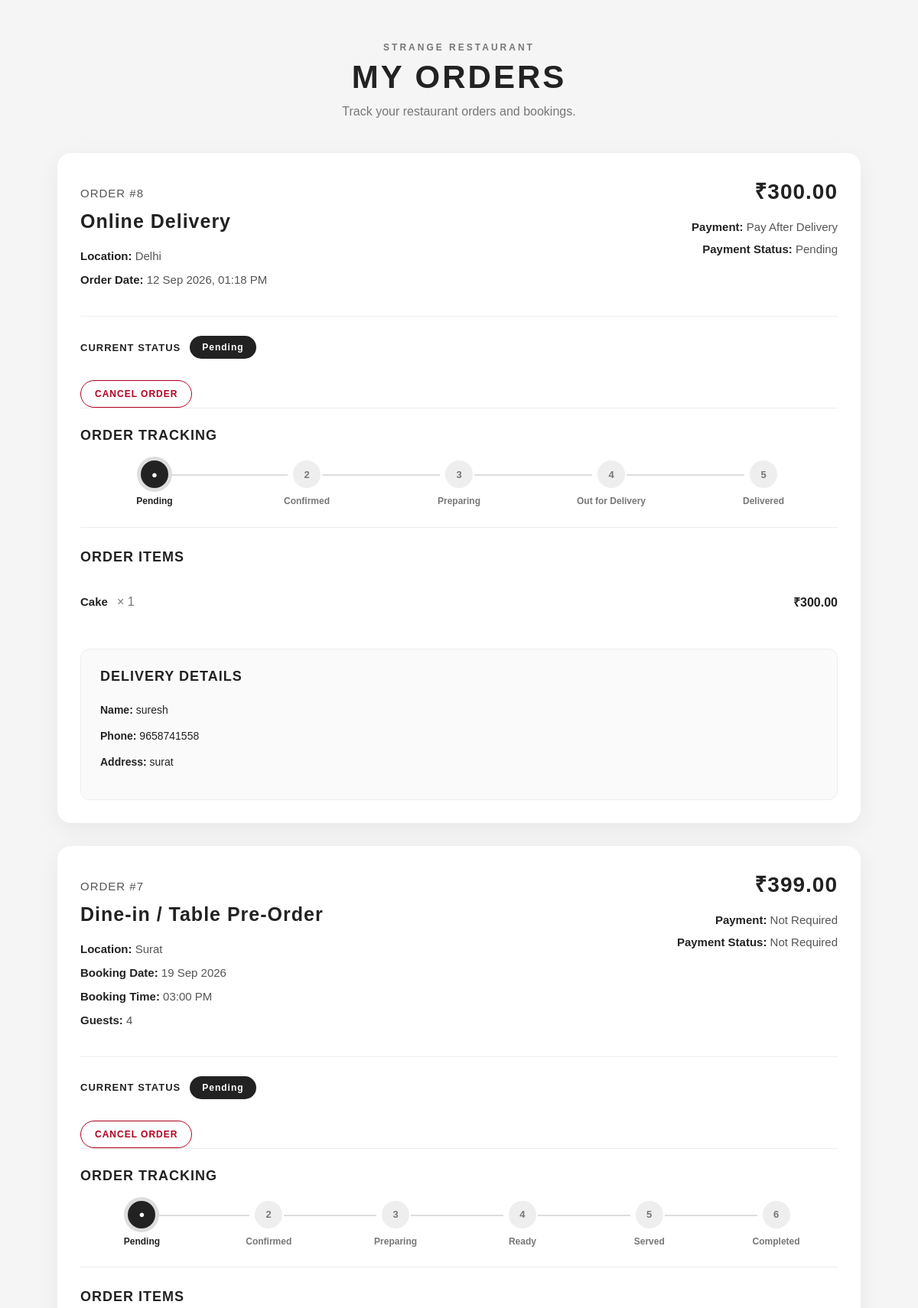
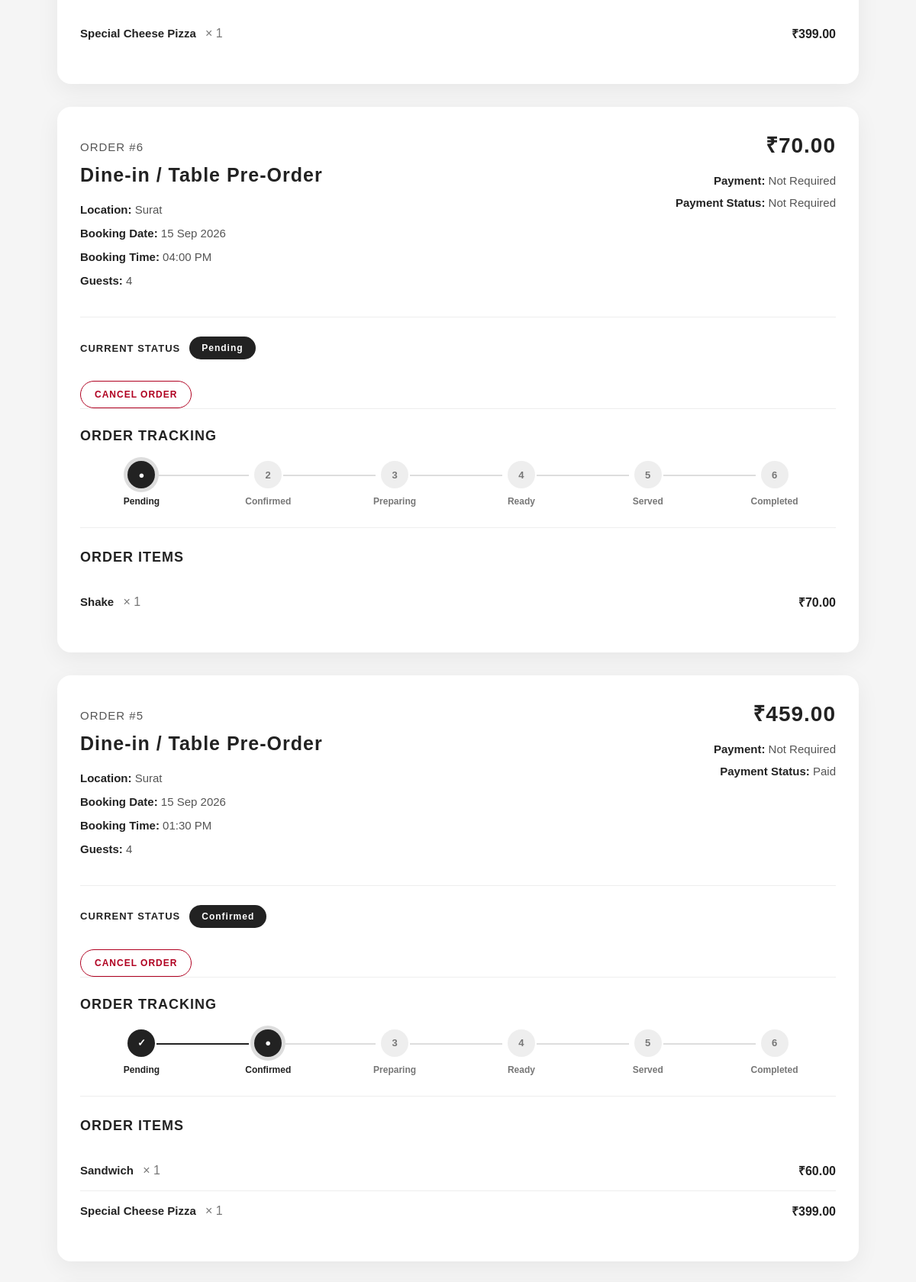
Screenshot of /orders/my-orders/ (signed in, upper part) with the database file from the repository (2 pictures, top to bottom).
### orders/models.py (models this page shows, shortened)
class Order(models.Model):
    ORDER_TYPE_CHOICES = [
        ('DINE_IN', 'Dine-in / Table Pre-Order'),
        ('DELIVERY', 'Online Delivery'),
    ]
    PAYMENT_METHOD_CHOICES = [
        ('ONLINE', 'Pay Online'),
        ('COD', 'Pay After Delivery'),
    ]
    PAYMENT_STATUS_CHOICES = [
        ('NOT_REQUIRED', 'Not Required'),
        ('PENDING', 'Pending'),
        ('PAID', 'Paid'),
    ]
    DELIVERY_STATUS_CHOICES = [
        ('Pending', 'Pending'),
        ('Confirmed', 'Confirmed'),
        ('Preparing', 'Preparing'),
        ('Out for Delivery', 'Out for Delivery'),
        ('Delivered', 'Delivered'),
        ('Cancelled', 'Cancelled'),
    ]
    DINE_IN_STATUS_CHOICES = [
        ('Pending', 'Pending'),
        ('Confirmed', 'Confirmed'),
        ('Preparing', 'Preparing'),
        ('Ready', 'Ready'),
        ('Served', 'Served'),
        ('Completed', 'Completed'),
        ('Cancelled', 'Cancelled'),
    ]
    user = models.ForeignKey(
        User,
        on_delete=models.CASCADE
    )
    booking = models.ForeignKey(
        Booking,
        on_delete=models.SET_NULL,
        null=True,
        blank=True,
        related_name='orders'
    )
    order_type = models.CharField(
        max_length=20,
        choices=ORDER_TYPE_CHOICES
    )
    location = models.CharField(
        max_length=20
    )
    total_amount = models.DecimalField(
        max_digits=10,
        decimal_places=2,
        default=0
    )
    payment_method = models.CharField(
        max_length=20,
        choices=PAYMENT_METHOD_CHOICES,
        blank=True,
        null=True
    )
    payment_status = models.CharField(
        max_length=20,
        choices=PAYMENT_STATUS_CHOICES,
        default='NOT_REQUIRED'
    )
    full_name = models.CharField(
        max_length=150,
        blank=True,
        null=True
    )
    phone = models.CharField(
        max_length=20,
        blank=True,
        null=True
    )
    delivery_address = models.TextField(
        blank=True,
        null=True
    )
    status = models.CharField(
        max_length=30,
        default='Pending'
    )
    created_at = models.DateTimeField(
        auto_now_add=True
    )

class OrderItem(models.Model):
    order = models.ForeignKey(
        Order,
        on_delete=models.CASCADE,
        related_name='items'
    )
    menu_item = models.ForeignKey(
        MenuItem,
        on_delete=models.SET_NULL,
        null=True
    )
    quantity = models.PositiveIntegerField(
        default=1
    )
    price = models.DecimalField(
        max_digits=8,
        decimal_places=2
    )

### menu/models.py (models this page shows, shortened)
class MenuItem(models.Model):
    CATEGORY_CHOICES = [
        ('Starter', 'Starter'),
        ('Main Course', 'Main Course'),
        ('Dessert', 'Dessert'),
        ('Drinks', 'Drinks'),
    ]
    LOCATION_CHOICES = [
        ('surat', 'Surat'),
        ('delhi', 'Delhi'),
        ('pune', 'Pune'),
    ]
    name = models.CharField(max_length=150)
    description = models.TextField(
        blank=True
    )
    price = models.DecimalField(
        max_digits=8,
        decimal_places=2
    )
    category = models.CharField(
        max_length=50,
        choices=CATEGORY_CHOICES
    )
    location = models.CharField(
        max_length=20,
        choices=LOCATION_CHOICES
    )
    image = models.ImageField(
        upload_to='menu/',
        blank=True,
        null=True
    )
    is_available = models.BooleanField(
        default=True
    )
    created_at = models.DateTimeField(
        auto_now_add=True
    )

### booking/models.py (models this page shows, shortened)
class Booking(models.Model):
    user = models.ForeignKey(
        User,
        on_delete=models.CASCADE
    )
    location = models.CharField(max_length=100)
    table = models.ForeignKey(
        Table,
        on_delete=models.SET_NULL,
        null=True,
        blank=True
    )
    date = models.DateField()
    time = models.TimeField()
    guests = models.IntegerField()
    status = models.CharField(
        max_length=20,
        choices=[
            ('Pending', 'Pending'),
            ('Confirmed', 'Confirmed'),
            ('Cancelled', 'Cancelled'),
        ],
        default='Pending'
    )
    created_at = models.DateTimeField(
        auto_now_add=True
    )

### orders/views.py (the view)
# urls.py: path('my-orders/', my_orders, name='my_orders'),
@login_required
def my_orders(request):
    orders = (
        Order.objects
        .filter(user=request.user)
        .select_related('booking')
        .prefetch_related('items__menu_item')
        .order_by('-created_at')
    )
    for order in orders:
        if order.order_type == 'DELIVERY':
            tracking_names = [
                'Pending',
                'Confirmed',
                'Preparing',
                'Out for Delivery',
                'Delivered',
            ]
        else:
            tracking_names = [
                'Pending',
                'Confirmed',
                'Preparing',
                'Ready',
                'Served',
                'Completed',
            ]
        tracking_steps = []
        if order.status == 'Cancelled':
            tracking_steps.append({
                'name': 'Cancelled',
                'state': 'cancelled',
            })
        else:
            try:
                current_index = tracking_names.index(order.status)
            except ValueError:
                current_index = 0
            for index, step_name in enumerate(tracking_names):
                if index < current_index:
                    state = 'completed'
                elif index == current_index:
                    state = 'current'
                else:
                    state = 'upcoming'
                tracking_steps.append({
                    'name': step_name,
                    'state': state,
                })
        order.tracking_steps = tracking_steps
    return render(
        request,
        'orders/my_orders.html',
        {
            'orders': orders,
        }
    )

### orders/templates/orders/my_orders.html (shortened to what this page needs)
{% load static %}
<!DOCTYPE html>
<html lang="en">
<head>
    <link
        rel="stylesheet"
        href="{% static 'orders/css/style.css' %}"
    >
</head>
<body>
<div class="cart-page">
    <header class="cart-header">
        <p class="page-label">
            STRANGE RESTAURANT
        </p>
        <h1>
            MY ORDERS
        </h1>
        <p>
            Track your restaurant orders and bookings.
        </p>
    </header>
    {% if orders %}
        {% for order in orders %}
            <div class="order-card">
                <div class="order-top">
                    <div>
                        <p class="order-number">
                            ORDER #{{ order.id }}
                        </p>
                        <h2>
                            {{ order.get_order_type_display }}
                        </h2>
                        <p>
                            <strong>Location:</strong>
                            {{ order.location|title }}
                        </p>
                        {% if order.booking %}
                            <p>
                                <strong>Booking Date:</strong>
                                {{ order.booking.date|date:"d M Y" }}
                            </p>
                            <p>
                                <strong>Booking Time:</strong>
                                {{ order.booking.time|time:"h:i A" }}
                            </p>
                            <p>
                                <strong>Guests:</strong>
                                {{ order.booking.guests }}
                            </p>
                        {% else %}
                            <p>
                                <strong>Order Date:</strong>
                                {{ order.created_at|date:"d M Y, h:i A" }}
                            </p>
                        {% endif %}
                    </div>
                    <div class="order-price">
                        <h2>
                            ₹{{ order.total_amount|floatformat:2 }}
                        </h2>
                        {% if order.payment_method %}
                            <p>
                                <strong>Payment:</strong>
                                {{ order.get_payment_method_display }}
                            </p>
                        {% else %}
                            <p>
                                <strong>Payment:</strong>
                                Not Required
                            </p>
                        {% endif %}
                        <p>
                            <strong>Payment Status:</strong>
                            {{ order.get_payment_status_display }}
                        </p>
                    </div>
                </div>
                <div class="current-status">
                    <span>
                        CURRENT STATUS
                    </span>
                    {% if order.status == 'Cancelled' %}
                        <strong class="status-cancelled">
                            CANCELLED
                        </strong>
                    {% else %}
                        <strong class="status-current">
                            {{ order.status }}
                        </strong>
                    {% endif %}
                </div>
                {% if order.status != 'Cancelled' %}
                    {% if order.status != 'Out for Delivery' %}
                        {% if order.status != 'Delivered' %}
                            {% if order.status != 'Served' %}
                                {% if order.status != 'Completed' %}
                                    <div class="cancel-order">
                                        <a
                                            href="{% url 'cancel_order' order.id %}"
                                            class="cancel-btn"
                                            onclick="return confirm('Are you sure you want to cancel this order?');"
                                        >
                                            CANCEL ORDER
                                        </a>
                                    </div>
                                {% endif %}
                            {% endif %}
                        {% endif %}
                    {% endif %}
                {% endif %}
                <div class="tracking-section">
                    <h3>
                        ORDER TRACKING
                    </h3>
                    <div class="tracking">
                        {% for step in order.tracking_steps %}
                            <div class="tracking-step {{ step.state }}">
                                <div class="tracking-circle">
                                    {% if step.state == 'completed' %}
                                        ✓
                                    {% elif step.state == 'current' %}
                                        ●
                                    {% elif step.state == 'cancelled' %}
                                        ×
                                    {% else %}
                                        {{ forloop.counter }}
                                    {% endif %}
                                </div>
                                <div class="tracking-name">
                                    {{ step.name }}
                                </div>
                            </div>
                        {% endfor %}
                    </div>
                </div>
                <div class="order-items">
                    <h3>
                        ORDER ITEMS
                    </h3>
                    {% for item in order.items.all %}
                        <div class="order-item-row">
                            <div>
                                <strong>
                                    {{ item.menu_item.name }}
                                </strong>
                                <span>
                                    × {{ item.quantity }}
                                </span>
                            </div>
                            <div>
                                ₹{{ item.price|floatformat:2 }}
                            </div>
                        </div>
                    {% endfor %}
                </div>
                {% if order.order_type == 'DELIVERY' %}
                    <div class="delivery-info">
                        <h3>
                            DELIVERY DETAILS
                        </h3>
                        <p>
                            <strong>Name:</strong>
                            {{ order.full_name }}
                        </p>
                        <p>
                            <strong>Phone:</strong>
                            {{ order.phone }}
                        </p>
                        <p>
                            <strong>Address:</strong>
                            {{ order.delivery_address }}
                        </p>
                    </div>
                {% endif %}
            </div>
        {% endfor %}
    {% endif %}
</div>
</body>
</html>

### rows the page displays
Order: id "8", order_type "Online Delivery", location "Delhi", created_at "12 Sep 2026, 01:18 PM", total_amount "300.00", payment_method "Pay After Delivery", payment_status "Pending", status "Pending", shows "CANCEL ORDER", name "Pending" "Confirmed" "Preparing" "Out for Delivery" "Delivered", full_name "suresh", phone "9658741558", delivery_address "surat"
OrderItem: menu_item.name "Cake", quantity "1", price "300.00"
Order: id "7", order_type "Dine-in / Table Pre-Order", location "Surat", booking "19 Sep 2026", booking.time "03:00 PM", booking.guests "4", total_amount "399.00", shows "Payment:", payment_status "Not Required", status "Pending", shows "CANCEL ORDER", name "Pending" "Confirmed" "Preparing" "Ready" "Served" "Completed"
OrderItem: menu_item.name "Special Cheese Pizza", quantity "1", price "399.00"
Order: id "6", order_type "Dine-in / Table Pre-Order", location "Surat", booking "15 Sep 2026", booking.time "04:00 PM", booking.guests "4", total_amount "70.00", shows "Payment:", payment_status "Not Required", status "Pending", shows "CANCEL ORDER", name "Pending" "Confirmed" "Preparing" "Ready" "Served" "Completed"
OrderItem: menu_item.name "Shake", quantity "1", price "70.00"
Order: id "5", order_type "Dine-in / Table Pre-Order", location "Surat", booking "15 Sep 2026", booking.time "01:30 PM", booking.guests "4", total_amount "459.00", shows "Payment:", payment_status "Paid", status "Confirmed", shows "CANCEL ORDER", name "Pending" "Confirmed" "Preparing" "Ready" "Served" "Completed"
OrderItem: menu_item.name "Sandwich", quantity "1", price "60.00"
OrderItem: menu_item.name "Special Cheese Pizza", quantity "1", price "399.00"
